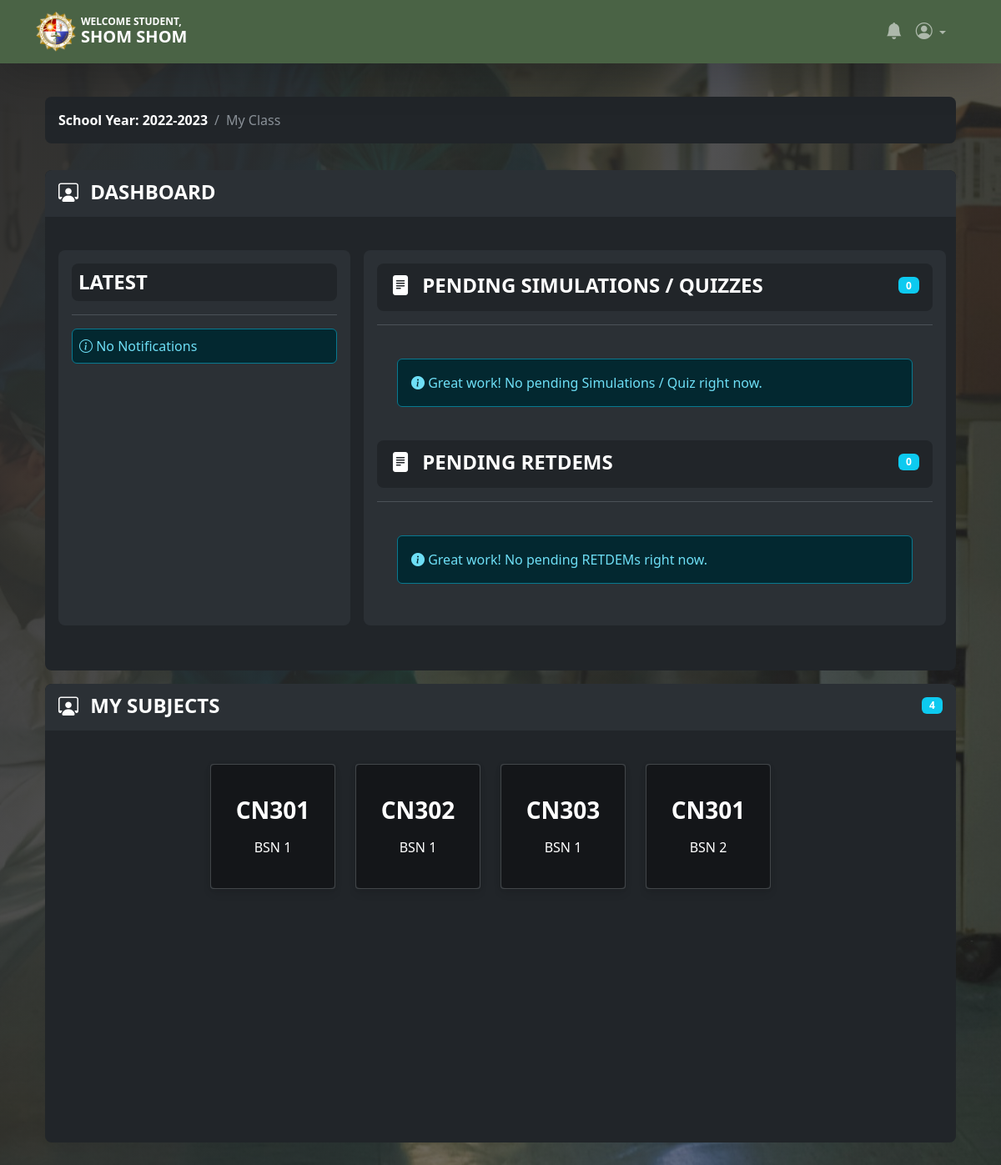
/student_dashboard.php (signed in), run on the app's committed database.
### tables this page shows
CREATE TABLE `student` (
  `student_id` int(11) NOT NULL,
  `firstname` varchar(100) NOT NULL,
  `lastname` varchar(100) NOT NULL,
  `class_id` int(11) NOT NULL,
  `username` varchar(100) NOT NULL,
  `password` varchar(100) NOT NULL,
  `location` varchar(100) NOT NULL,
  `status` varchar(100) NOT NULL,
  `email` varchar(320) NOT NULL
);

CREATE TABLE `school_year` (
  `school_year_id` int(11) NOT NULL,
  `school_year` varchar(100) NOT NULL
);

CREATE TABLE `teacher_class_student` (
  `teacher_class_student_id` int(11) NOT NULL,
  `teacher_class_id` int(11) NOT NULL,
  `student_id` int(11) NOT NULL,
  `teacher_id` int(11) NOT NULL
);

CREATE TABLE `teacher_class` (
  `teacher_class_id` int(11) NOT NULL,
  `teacher_id` int(11) NOT NULL,
  `class_id` int(11) NOT NULL,
  `subject_id` int(11) NOT NULL,
  `thumbnails` varchar(100) NOT NULL,
  `school_year` varchar(100) NOT NULL,
  `content` varchar(255) NOT NULL
);

CREATE TABLE `subject` (
  `subject_id` int(11) NOT NULL,
  `subject_code` varchar(100) NOT NULL,
  `subject_title` varchar(100) NOT NULL,
  `category` varchar(100) NOT NULL,
  `description` longtext NOT NULL,
  `unit` int(11) NOT NULL,
  `Pre_req` varchar(100) NOT NULL,
  `semester` varchar(100) NOT NULL
);

CREATE TABLE `class` (
  `class_id` int(11) NOT NULL,
  `class_name` varchar(100) NOT NULL
);

### session.php (called while the page is built, shortened)
<?php
$session_id = $_SESSION['id'];

### student_dashboard.php (the view, shortened to what this page needs)
<?php
include('session.php');
include('header.php');
?>
<body>
	<?php include('navbar_student.php'); ?>
	<div class="container-fluid my-4 justify-content-center pb-5">
		<div class="container mx-auto">
			<div class="container py-3">
				<nav aria-label="breadcrumb">
					<ol class="breadcrumb bg-body rounded-3 p-3">
						<?php
						$school_year_query = mysqli_query($conn, "select * from school_year order by school_year DESC") or die(mysqli_error($conn));
						$school_year_query_row = mysqli_fetch_array($school_year_query);
						$school_year = $school_year_query_row['school_year'];
						?>
						<li class="breadcrumb-item">
							<a class="link-body-emphasis fw-semibold text-decoration-none" href="#">School Year: <?php echo $school_year_query_row['school_year']; ?></a>
						</li>
						<li class="breadcrumb-item active">
							My Class
						</li>
					</ol>
				</nav>
			</div>
			<div class="container mb-3">
				<div class="container bg-body rounded-3 justify-content-center align-items-center p-0" style="overflow-y: auto; height: 600px; max-height: 600px;">
					<div class="container d-flex bg-body-tertiary mb-3 mx-0 p-2 rounded-top-3">
						<div class="col text-uppercase pt-1 px-2">
							<h4 style="font-weight: 800; color: #fff;"><i class="bi bi-person-workspace me-2"></i> Dashboard</h4>
						</div>
					</div>
					<div class="container d-flex mb-3 p-2 rounded-top-3">
						<form action="read_message.php" method="post">
							<div class="container mt-3 mb-3 bg-body-tertiary p-3 rounded-3 mx-2" style="width: 350px; max-width: 350px; height: 450px; max-height: 100vh; overflow-y:auto;">
								<h4 class="bg-body px-2 py-2 rounded-3" style="font-weight: 800; color: #fff;">LATEST</h4>
								<hr>
								<div class="p-0">
									<?php
									$query_latest = mysqli_query($conn, "SELECT * FROM teacher_class_student
									LEFT JOIN teacher_class ON teacher_class.teacher_class_id = teacher_class_student.teacher_class_id
									LEFT JOIN class ON class.class_id = teacher_class.class_id
									LEFT JOIN subject ON subject.subject_id = teacher_class.subject_id
									LEFT JOIN teacher ON teacher.teacher_id = teacher_class_student.teacher_id
									LEFT JOIN notification ON notification.teacher_class_id = teacher_class.teacher_class_id
									JOIN class_quiz ON class_quiz.teacher_class_id = notification.teacher_class_id
									WHERE teacher_class_student.student_id = '$session_id' AND school_year = '$school_year'  order by notification.date_of_notification DESC") or die(mysqli_error($conn));
									$count_latest = mysqli_num_rows($query_latest);
									$limit = 0;
									if ($count_latest > 0) {
										while ($row_latest = mysqli_fetch_array($query_latest)) {
											$get_id = $row_latest['teacher_class_id'];
											$get_area = $row_latest['area'];
											$id = $row_latest['notification_id'];
											$query_yes_read = mysqli_query($conn, "SELECT * FROM notification_read where notification_id = '$id' and student_id = '$session_id'") or die(mysqli_error($conn));
											$read_row = mysqli_fetch_array($query_yes_read);
											$yes = $read_row['student_read'] ?? '';
											if ($limit < 3) {
									?>
												<div class="container mt-3">
													<div class="border border-2 rounded-3 p-3" id="del<?php echo $id; ?>">
														<div class="d-flex justify-content-between align-items-center">
															<div class="message-content">
																<strong><?php echo $row_latest['firstname'] . " " . $row_latest['lastname']; ?></strong>
																<?php echo $row_latest['notification']; ?>
																<strong><a href="<?php echo $row_latest['link']; ?><?php echo '?id=' . $get_id; ?><?php echo '&area=' . $get_area; ?>">
																		<?php echo $row_latest['class_name']; ?>
																		<?php echo $row_latest['subject_code']; ?>
																	</a></strong>
															</div>
														</div>
														<hr>
														<div class="justify-content-between align-items-center">
															<div class="text-muted">
																<i class="bi bi-calendar3"></i> <?php echo $row_latest['date_of_notification']; ?>
															</div>
														</div>
													</div>
												</div>
										<?php }
											$limit = $limit + 1;
										}
									} else { ?>
										<div class="alert alert-info p-2 mt-3"><i class="bi bi-info-circle"></i> No Notifications</div>
									<?php } ?>
								</div>
							</div>
						</form>
						<div class="container bg-body-tertiary rounded-3 mb-3 mt-3 p-3 ms-2 me-1" style="overflow-y: auto; height: 450px; max-height: 100vh;">
							<?php
							$query_quiz = mysqli_query($conn, "SELECT * FROM class_quiz
            LEFT JOIN quiz ON class_quiz.quiz_id = quiz.quiz_id
            LEFT JOIN teacher_class ON class_quiz.teacher_class_id = teacher_class.teacher_class_id
            LEFT JOIN class ON teacher_class.class_id = class.class_id
            JOIN subject ON teacher_class.subject_id = subject.subject_id
            LEFT JOIN student_class_quiz ON class_quiz.class_quiz_id = student_class_quiz.class_quiz_id
            WHERE student_class_quiz.grade IS NULL
            ORDER BY class_quiz.class_quiz_id DESC") or die(mysqli_error($conn));
							$count_quiz = mysqli_num_rows($query_quiz);
							?>
							<div class="d-flex bg-body rounded-3 px-2 py-2 ">
								<div class="col text-uppercase pt-1 px-2">
									<h4 style="font-weight: 800; color: #fff;"><i class="bi bi-file-text-fill me-2"></i> Pending simulations / quizzes</h4>
								</div>
								<span class="badge bg-info my-2 me-2" style="height: 20px; width: 25px;"><?php echo $count_quiz; ?></span>
							</div>
							<hr>
							<div class="container justify-content-sm-center">
								<div class="row justify-content-center">
									<?php
									if ($count_quiz == '0') { ?>
										<div class="container p-4" id="alertSim">
											<div class="alert alert-info"><i class="bi bi-info-circle-fill"></i> Great work! No pending Simulations / Quiz right now.</div>
										</div>
									<?php } ?>
								</div>
							</div>
							<?php
							$query_retdem = mysqli_query($conn, "SELECT * FROM assignment
							LEFT JOIN teacher_class ON assignment.class_id = teacher_class.teacher_class_id
							LEFT JOIN class ON teacher_class.class_id = class.class_id
							JOIN subject ON teacher_class.subject_id = subject.subject_id
							WHERE assignment.assignment_id NOT IN (SELECT assignment_id FROM student_assignment WHERE grade IS NOT NULL)
							ORDER BY fdatein DESC") or die(mysqli_error($conn));
							$count_retdem = mysqli_num_rows($query_retdem);
							?>
							<div class="d-flex bg-body rounded-3 px-2 py-2 ">
								<div class="col text-uppercase pt-1 px-2">
									<h4 style="font-weight: 800; color: #fff;"><i class="bi bi-file-text-fill me-2"></i> Pending retdems</h4>
								</div>
								<span class="badge bg-info my-2 me-2" style="height: 20px; width: 25px;"><?php echo $count_retdem; ?></span>
							</div>
							<hr>
							<div class="container justify-content-sm-center">
								<div class="row justify-content-center">
									<?php
									if ($count_retdem == '0') { ?>
										<div class="container p-4" id="alertSim">
											<div class="alert alert-info"><i class="bi bi-info-circle-fill"></i> Great work! No pending RETDEMs right now.</div>
										</div>
									<?php } ?>
								</div>
							</div>
						</div>
					</div>
				</div>
			</div>
			<div class="container">
				<div class="container bg-body rounded-3 justify-content-center align-items-center p-0" style="overflow-y: auto; height: 550px; max-height: 550px;">
					<div class="container d-flex bg-body-tertiary mb-3 mx-0 p-2 rounded-top-3">
						<div class="col text-uppercase pt-1 px-2">
							<h4 style="font-weight: 800; color: #fff;"><i class="bi bi-person-workspace me-2"></i> my subjects</h4>
						</div>
						<?php
						$query = mysqli_query($conn, "SELECT * FROM teacher_class_student
                                            LEFT JOIN teacher_class ON teacher_class.teacher_class_id = teacher_class_student.teacher_class_id
                                            LEFT JOIN class ON class.class_id = teacher_class.class_id
                                            LEFT JOIN subject ON subject.subject_id = teacher_class.subject_id
                                            LEFT JOIN teacher ON teacher.teacher_id = teacher_class.teacher_id
                                            WHERE student_id = '$session_id' and school_year = '$school_year'
                                            ORDER BY class_name ASC") or die(mysqli_error($conn));
						$count = mysqli_num_rows($query);
						?>
						<span class="badge bg-info my-2 me-2" style="height: 20px; width: 25px;"><?php echo $count; ?></span>
					</div>
					<div class="container-fluid row row-cols-5 justify-content-sm-center">
						<?php
						if ($count != '0') {
							while ($row = mysqli_fetch_array($query)) {
								$id = $row['teacher_class_id'];
						?>
								<div class="col-sm-auto class-box justify-content-center text-center my-4" id="del<?php echo $id; ?>">
									<div class="card card-1 mx-auto mb-2 p-4" style="background-image: url('<?php echo $row['thumbnails'] ?>'); background-size: cover; width: 150px; height: 150px;">
										<a href="student_map.php<?php echo '?id=' . $id; ?>">
											<div class="card-img-overlay d-flex flex-column justify-content-center" style="background-color: rgba(0, 0, 0, 0.4);">
												<h3><?php echo $row['subject_code']; ?></h3>
												<p class="mb-0 mt-2"><?php echo $row['class_name']; ?></p>
											</div>
										</a>
									</div>
								</div>
							<?php }
						} else { ?>
							<div class="alert alert-info"><i class="bi bi-info-circle"></i> You are currently not enrolled in any class.</div>
						<?php } ?>
					</div>
				</div>
			</div>
		</div>
	</div>
</body>

### navbar_student.php (shortened to what this page needs)
<nav class="navbar navbar-expand-lg navbar-dark shadow-lg sticky-top" aria-label="Eighth navbar example">
    <div class="container">
        <a class="navbar-brand fw-bold text-uppercase" href="#">
            <?php
            $query = mysqli_query($conn, "select * from student where student_id = '$session_id'") or die(mysqli_error($conn));
            $row = mysqli_fetch_array($query);
            ?>
            <div style="display: flex; align-items: center;">
                <img src="admin/images/logo.png" alt="Logo" width="50" style="margin-right: 5px;">
                <div style="display: flex; flex-direction: column;">
                    <span style="font-weight: bold; font-size: 12px;">welcome student, </span>
                    <span style="margin-top: -6px;"><?php echo $row['firstname'] . " " . $row['lastname']; ?></span>
                </div>
            </div>
        </a>
        <div class="offcanvas offcanvas-end text-bg-dark" tabindex="-1" id="offcanvasDarkNavbar" aria-labelledby="offcanvasDarkNavbarLabel">
            <div class="offcanvas-body">
                <ul class="navbar-nav justify-content-end flex-grow-1 pe-3 align-items-center">
                    <li class="nav-item">
                        <a class="nav-link text-uppercase fw-bold" aria-current="page" href="student_notification.php"><i class="bi bi-bell-fill" style="font-size: 20px;"></i>
                        </a>
                    </li>
                    <li class="nav-item dropdown">
                        <a class="nav-link dropdown-toggle" href="#" data-bs-toggle="dropdown" aria-expanded="false"><i class="bi bi-person-circle" style="font-size: 20px;"></i> </a>
                    </li>
                </ul>
            </div>
        </div>
    </div>
</nav>

### data on the page
student: firstname "SHOM", lastname "SHOM"
school_year: school_year "2022-2023"
teacher_class_student: subject.subject_code "CN301", class.class_name "BSN 1"
teacher_class_student: subject.subject_code "CN302", class.class_name "BSN 1"
teacher_class_student: subject.subject_code "CN303", class.class_name "BSN 1"
teacher_class_student: subject.subject_code "CN301", class.class_name "BSN 2"

### other printed values
$count_quiz "0"
$count_retdem "0"
$count "4"
